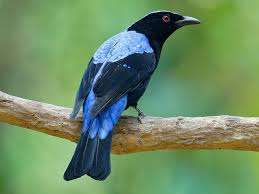
#> input picture lab7/bluebird.jpeg, 259 x 194 px, given in place of the camera
$ python ej8.py
#> lines starting #> are read from the running program, lines starting #| are printed output that depends on the picture; after the words box and inside, x2 and y2 are one past the last pixel; in counts of white or black regions, pixels touching at a corner belong together
import cv2
import numpy as np
import RPi.GPIO as GPIO
import time

BUZZER = 17

GPIO.setmode(GPIO.BCM)
GPIO.setup(BUZZER, GPIO.OUT)

def activar_buzzer():
    GPIO.output(BUZZER, GPIO.HIGH)
    time.sleep(0.5)
    GPIO.output(BUZZER, GPIO.LOW)


cap = cv2.VideoCapture(0)
fgbg = cv2.createBackgroundSubtractorMOG2()
while True:
    ret, frame = cap.read()
#> frame is the input picture: shape (194, 259, 3); mean B, G, R 99.7, 140.1, 108.3
    gray = cv2.cvtColor(frame, cv2.COLOR_BGR2GRAY)
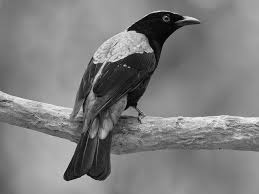
#> gray: shape (194, 259); min 1, max 251, mean 126
    fgmask= fgbg.apply(gray)
#> fgmask: shape (194, 259); every value is 127

    kernel = np.ones((5,5), np.uint8)
    fgmask = cv2.morphologyEx(fgmask, cv2.MORPH_OPEN, kernel)

    contours, _ = cv2.findContours(fgmask, cv2.RETR_EXTERNAL, cv2.CHAIN_APPROX_SIMPLE)
#> contours = [[[0, 0], [0, 193], [258, 193], [258, 0]]]

    movimiento = False
    for cnt in contours:
        if cv2.contourArea(cnt) > 500:
            movimiento = True
            (x, y, w, h) = cv2.boundingRect(cnt)
            cv2.rectangle(frame, (x,y), (x+w,y+h), (0,255,0), 2)
#> this loop made 1 pass
#> (cnt, movimiento, x, y, w, h) on pass 1: ([[0, 0], [0, 193], [258, 193], [258, 0]], True, 0, 0, 259, 194)
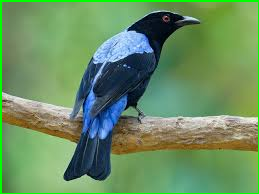
#> frame: shape (194, 259, 3); 2.69% of pixels changed, all inside (x1, y1, x2, y2) = (0, 0, 259, 194)

    if movimiento:
        activar_buzzer()


    cv2.imshow("Frame", frame)
    cv2.imshow("Mask", fgmask)

    if cv2.waitKey(30) & 0xFF == 27:
#> (key Esc is pressed here)
            break
cap.release()
cv2.destroyAllWindows()

$ run again, on lab7/cardinal.jpeg
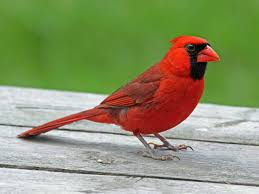
#> input picture lab7/cardinal.jpeg, 259 x 194 px, given in place of the camera
#> frame is the input picture: shape (194, 259, 3); mean B, G, R 107.3, 147.4, 140.3
#> `gray = cv2.cvtColor(frame, cv2.COLOR_BGR2GRAY)`:
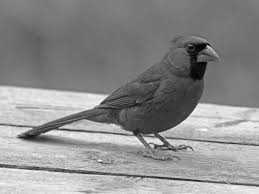
#> gray: shape (194, 259); min 1, max 254, mean 140.7
#> fgmask: shape (194, 259); every value is 127
#> contours = [[[0, 0], [0, 193], [258, 193], [258, 0]]]
#> the loop `for cnt in contours:` made 1 pass
#> (cnt, movimiento, x, y, w, h) on pass 1: ([[0, 0], [0, 193], [258, 193], [258, 0]], True, 0, 0, 259, 194)
#> after the loop `for cnt in contours:`:
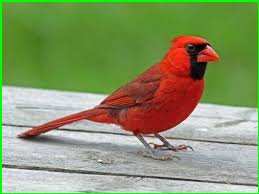
#> frame: shape (194, 259, 3); 2.69% of pixels changed, all inside (x1, y1, x2, y2) = (0, 0, 259, 194)
